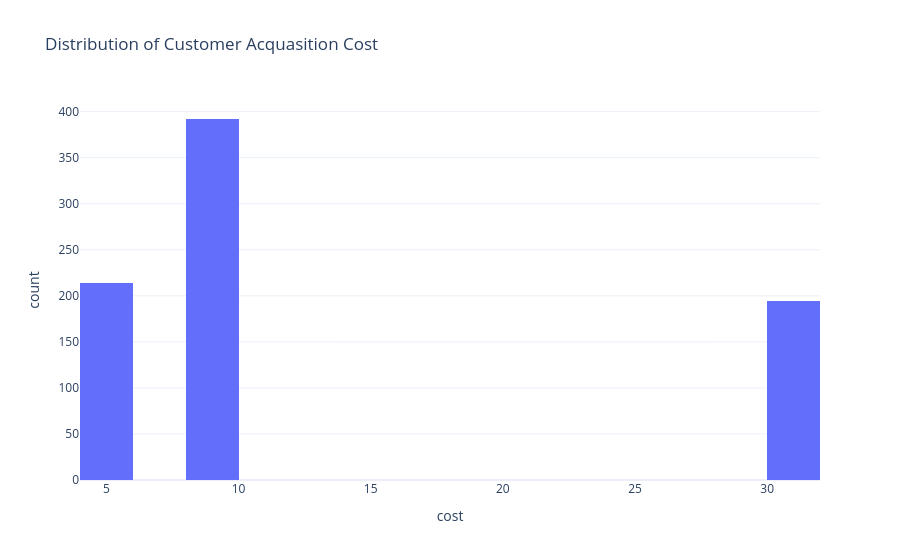

The cell this chart's notebook holds for it:
### Markdown cell above
# Make a visualization for the distribution of Customer Acquasition Cost

### Code cell
fig = px.histogram(data_frame=df, x='cost', title='Distribution of Customer Acquasition Cost', height=500, nbins=20)
fig.show()

### Figure 1 — Plotly figure (JSON) as saved in the notebook; plotly's stock layout.template omitted (floating-point values rounded to 4 significant figures; data arrays with more than 128 entries replaced by an {"elided": "..."} marker saying what was removed)
{"data": [{"alignmentgroup": "True", "bingroup": "x", "hovertemplate": "cost=%{x}<br>count=%{y}<extra></extra>", "legendgroup": "", "marker": {"color": "#636efa", "pattern": {"shape": ""}}, "name": "", "nbinsx": 20, "offsetgroup": "", "orientation": "v", "showlegend": false, "type": "histogram", "x": {"elided": "800 float values"}, "xaxis": "x", "yaxis": "y"}], "layout": {"autosize": true, "barmode": "relative", "legend": {"tracegroupgap": 0}, "title": {"text": "Distribution of Customer Acquasition Cost"}, "xaxis": {"anchor": "y", "autorange": true, "domain": [0, 1], "range": [4, 32], "title": {"text": "cost"}, "type": "linear"}, "yaxis": {"anchor": "x", "autorange": true, "domain": [0, 1], "range": [0, 412.6], "title": {"text": "count"}}}}
